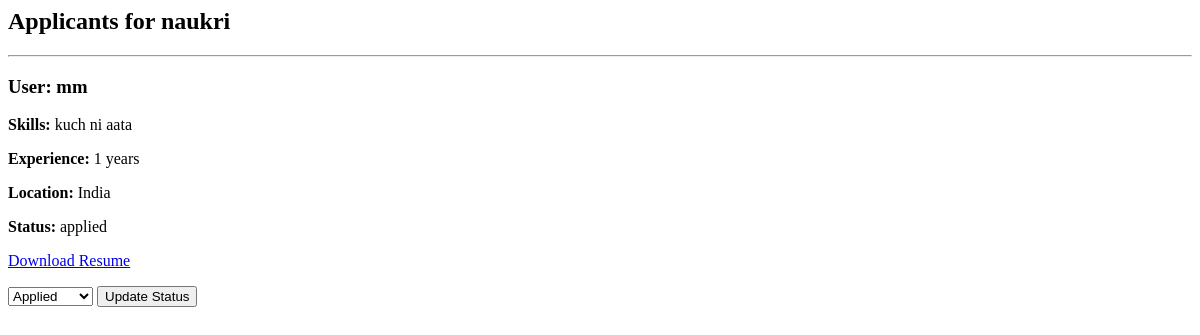
/applications/job/1/applicants/ (signed in), run on an earlier commit of the app's database.
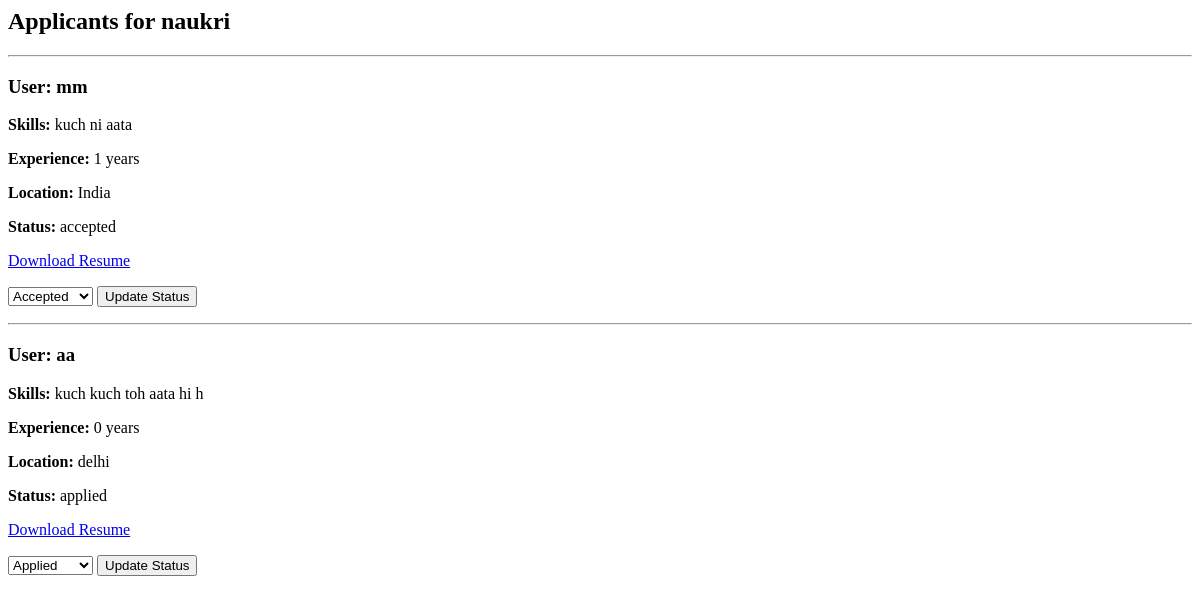
And on a later commit of the database.
### jobs/models.py (models this page shows, shortened)
class Job(models.Model):
    employer = models.ForeignKey(
        User,
        on_delete=models.CASCADE
    )
    title = models.CharField(max_length=200)
    description = models.TextField()
    location = models.CharField(max_length=200)
    salary = models.IntegerField()
    experience_required = models.IntegerField()
    created_at = models.DateTimeField(
        auto_now_add=True
    )

### applications/models.py (models this page shows, shortened)
class Application(models.Model):
    STATUS_CHOICES = (
        ('applied', 'Applied'),
        ('shortlisted', 'Shortlisted'),
        ('rejected', 'Rejected'),
        ('accepted', 'Accepted'),
    )
    job = models.ForeignKey(
        Job,
        on_delete=models.CASCADE
    )
    applicant = models.ForeignKey(
        User,
        on_delete=models.CASCADE
    )
    resume = models.FileField(
        upload_to='applications/'
    )
    status = models.CharField(
        max_length=20,
        choices=STATUS_CHOICES,
        default='applied'
    )
    applied_at = models.DateTimeField(
        auto_now_add=True
    )

### accounts/models.py (models this page shows, shortened)
class User(AbstractUser):
    USER_TYPE_CHOICES = (
        ('jobseeker', 'Job Seeker'),
        ('employer', 'Employer'),
    )
    user_type = models.CharField(
        max_length=20,
        choices=USER_TYPE_CHOICES,
        default='jobseeker'
    )

class JobSeekerProfile(models.Model):
    user = models.OneToOneField(
        User,
        on_delete=models.CASCADE
    )
    skills = models.TextField()
    resume = models.FileField(
        upload_to='resumes/',
        null=True,
        blank=True
    )
    experience = models.IntegerField(default=0)
    location = models.CharField(max_length=200)

### applications/views.py (the view)
@login_required
def view_applicants(request, job_id):
    if request.user.user_type != 'employer':
        return redirect('home')
    job = Job.objects.get(
        id=job_id,
        employer=request.user
    )
    applications = Application.objects.filter(
        job=job
    )
    return render(
        request,
        'applications/view_applicants.html',
        {
            'job': job,
            'applications': applications
        }
    )

### applications/templates/applications/view_applicants.html (shortened to what this page needs)
<h2>Applicants for {{ job.title }}</h2>
{% for application in applications %}
<hr>
<h3>
User: {{ application.applicant.username }}
</h3>
<p>
<b>Skills:</b>
{{ application.applicant.jobseekerprofile.skills }}
</p>
<p>
<b>Experience:</b>
{{ application.applicant.jobseekerprofile.experience }} years
</p>
<p>
<b>Location:</b>
{{ application.applicant.jobseekerprofile.location }}
</p>
<p>
<b>Status:</b>
{{ application.status }}
</p>
<p>
<a href="{{ application.resume.url }}">
Download Resume
</a>
</p>
<form method="post"
      action="{% url 'update_status' application.id %}">
    <select name="status">
<option value="applied"
{% if application.status == "applied" %}
selected
{% endif %}>
Applied
</option>
<option value="accepted"
{% if application.status == "accepted" %}
selected
{% endif %}>
Accepted
</option>
    </select>
    <button type="submit">
        Update Status
    </button>
</form>
{% endfor %}

What changed in the data, as far as the page shows it:
changed Application "mm": status "applied" → "accepted"; status "Applied" → "Accepted"
added Application: applicant.username "aa", applicant.jobseekerprofile.skills "kuch kuch toh aata hi h", applicant.jobseekerprofile.experience "0", applicant.jobseekerprofile.location "delhi", status "applied", status "Applied"
